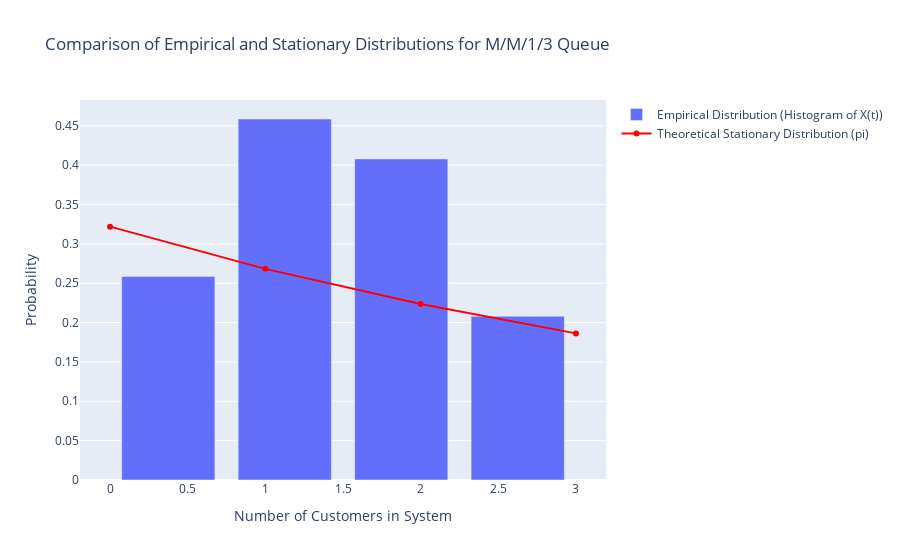

The notebook cell this image was saved under:
### Markdown cell above
4\. a) Display on the same graph the normalized histogram of $X(t)$ and the stationary distribution $\pi$ defined as

$$
    (\forall i \in \mathbb{N}), \; \pi(i) =
    \begin{cases}
        \frac{(1-\rho)\rho^i}{1-\rho^{K+1}} & \text{if } i \in \{0, 1, \dotsc, K \} \\
        0 & \text{otherwise.}
    \end{cases}
$$

What does this graph illustrate?

### Code cell
# Calculating the stationary distribution for M/M/1/K
pi_K = [(1 - rho) * (rho ** i) / (1 - rho ** (K + 1)) for i in range(K + 1)]

# Generating the normalized histogram for X(t) from the M/M/1/K simulation
hist_K, bins_K = np.histogram(X_K, bins=K + 1, range=(0, K), density=True)
bin_centers_K = 0.5 * (bins_K[:-1] + bins_K[1:])

# Plotting the histogram and stationary distribution using Plotly
fig = go.Figure()
fig.add_trace(go.Bar(x=bin_centers_K, y=hist_K, name='Empirical Distribution (Histogram of X(t))'))
fig.add_trace(go.Scatter(x=list(range(K + 1)), y=pi_K, mode='lines+markers', 
                         name='Theoretical Stationary Distribution (pi)', line=dict(color='red')))

# Updating layout
fig.update_layout(
    title='Comparison of Empirical and Stationary Distributions for M/M/1/3 Queue',
    xaxis_title='Number of Customers in System',
    yaxis_title='Probability',
    barmode='overlay'
)

# Display the plot
fig.show()

### Figure 1 — Plotly figure (JSON) as saved in the notebook; plotly's stock layout.template omitted (floating-point values rounded to 4 significant figures)
{"data": [{"name": "Empirical Distribution (Histogram of X(t))", "type": "bar", "x": [0.375, 1.125, 1.875, 2.625], "y": [0.2587, 0.4587, 0.408, 0.208]}, {"line": {"color": "red"}, "mode": "lines+markers", "name": "Theoretical Stationary Distribution (pi)", "type": "scatter", "x": [0, 1, 2, 3], "y": [0.3219, 0.2683, 0.2235, 0.1863]}], "layout": {"barmode": "overlay", "title": {"text": "Comparison of Empirical and Stationary Distributions for M/M/1/3 Queue"}, "xaxis": {"title": {"text": "Number of Customers in System"}}, "yaxis": {"title": {"text": "Probability"}}}}
